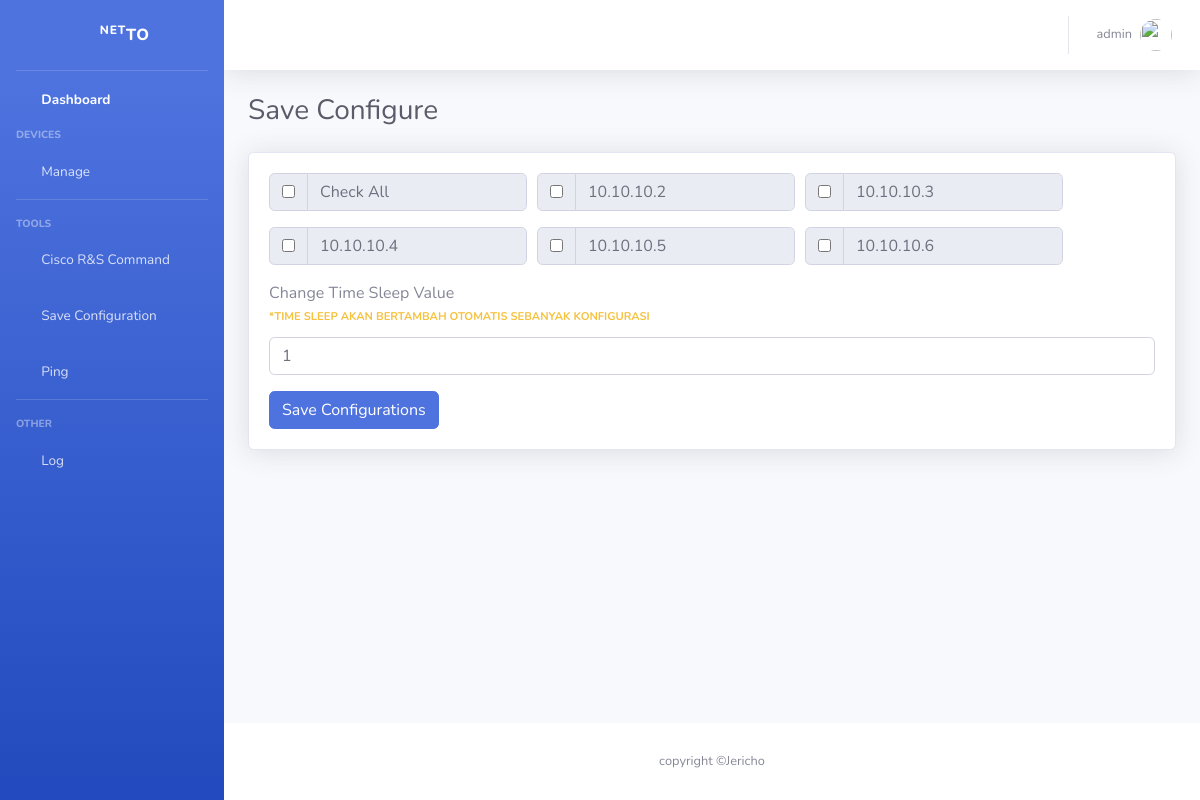
/netto/saveconf/ (signed in), run on the app's committed database.
### netto/models.py (models this page shows, shortened)
class Device(models.Model):
    ip_address = models.CharField(max_length=255)
    hostname = models.CharField(max_length=255)
    username = models.CharField(max_length=255)
    password = models.CharField(max_length=255)
    sshport = models.IntegerField(default=22)
    created_at = models.DateTimeField(auto_now_add=True)

### netto/views.py (the view)
# urls.py: path('saveconf/', views.saveconf, name='saveconf'),
@login_required
def saveconf(request):
    if request.method == "POST":
        result = []
        selected_devices_id = request.POST.getlist('cxb_device')
        sleept = int(request.POST['paramts'])
        for x in selected_devices_id:
            try:
                alat = get_object_or_404(Device, pk=x)
                ssh_client = paramiko.SSHClient()
                ssh_client.set_missing_host_key_policy(paramiko.AutoAddPolicy())
                ssh_client.connect(hostname=alat.ip_address, username=alat.username, password=alat.password, allow_agent=False)
                conn = ssh_client.invoke_shell()
                conn.send('terminal length 0\n')
                result.append("Result on {}".format(alat.ip_address))
                conn.send('write\n')
                time.sleep(sleept)
                output = conn.recv(65535)
                result.append(output.decode())
                log = Log(device_id=alat, host=alat.ip_address, action="Save Configurations", status="Success", time=datetime.now(), messages="No Errors", commandline="write memory")
                log.save()
            except Exception as e:
                log = Log(device_id=alat, host=alat.ip_address, action="Save Configurations", status="Failed", time=datetime.now(), messages=e, commandline="write memory")
                log.save()
        result = "\n".join(result)
        return render(request, 'netto/verify_result.html', {'result':result})
    else:
        devi = Device.objects.all()
        logsrec = Log.objects.all().order_by('-time')[:4]
        context = {
            'total_devices': len(devi),
            'devi': devi,
            'mode': 'Save Configure',
            'total_log': len(logsrec),
            'logs': logsrec
        }
        return render(request, 'netto/saveconf.html', context)

### netto/templates/netto/saveconf.html (shortened to what this page needs)
{% extends 'base.html' %}
{% block pagecontent %}
<div class="d-sm-flex align-items-center justify-content-between mb-4">
    <h1 class="h3 mb-0 text-gray-800">{{mode}}</h1>
</div>
<div class="row">
    <div class="col-xl-12 col-lg-7">
        <div class="card shadow mb-4">
            <div class="card-body">
                <form method="POST" target="_blank">
                    <div class="form-row">
                        <div class="col-auto">
                            <div class="input-group mb-3">
                                <div class="input-group-prepend">
                                  <div class="input-group-text">
                                    <input type="checkbox" class="check" id="checkAll" name="" aria-label="Checkbox for following text input">
                                  </div>
                                </div>
                                <input disabled type="text" class="form-control" value="Check All" aria-label="Text input with checkbox">
                            </div>
                        </div>
                        {% for devi in devi %}
                        <div class="col-auto">
                            <div class="input-group mb-3">
                                <div class="input-group-prepend">
                                  <div class="input-group-text">
                                    <input type="checkbox" class="check" name="cxb_device" value="{{ devi.id }}" aria-label="Checkbox for following text input">
                                  </div>
                                </div>
                                <input disabled type="text" class="form-control" value="{{ devi.ip_address }}" aria-label="Text input with checkbox">
                            </div>
                        </div>
                        {% endfor %}
                        <div class="col-12">
                            <label for="timesleep">Change Time Sleep Value <p class="text-xs font-weight-bold text-warning text-uppercase mb-1" ><p class="text-xs font-weight-bold text-warning text-uppercase mb-1" >*Time sleep akan bertambah otomatis sebanyak konfigurasi</p></label>
                            <input class="form-control form-control-user" id="timesleep" type="text" name="paramts" value="1" >
                            <button type="submit"  class="mt-3 btn btn-primary">Save Configurations</button>
                        </div>
                    </div>
                </form>
            </div>
        </div>
    </div>
</div>
{% endblock %}

### templates/base.html (shortened to what this page needs)
{% load static %}
<!DOCTYPE html>
<html lang="en">
<head>
  <link rel="stylesheet" type="text/css" href="https://cdn.datatables.net/1.10.20/css/jquery.dataTables.css">
  <link href="{% static  'fontawesome-free/css/all.min.css' %}" rel="stylesheet" type="text/css">
  <link href="{% static 'css/sb-admin-2.min.css' %}" rel="stylesheet">
</head>
<body id="page-top">
  <div id="wrapper">
    <ul class="navbar-nav bg-gradient-primary sidebar sidebar-dark accordion" id="accordionSidebar">
      <a class="sidebar-brand d-flex align-items-center justify-content-center" href="{% url 'index' %}">
        <div class="sidebar-brand-icon rotate-n-15">
          <i class="fas fa-dice-d6"></i>
        </div>
        <div class="sidebar-brand-text mx-3"><sup>Net</sup>to</div>
      </a>
      <hr class="sidebar-divider my-0">
      <li class="nav-item active">
        <a class="nav-link" href="{% url 'index' %}">
          <i class="fas fa-fw fa-tachometer-alt"></i>
          <span>Dashboard</span></a>
      </li>
      <div class="sidebar-heading">
        Devices
      </div>
      <li class="nav-item">
        <a class="nav-link collapsed" href="#" data-toggle="collapse" data-target="#collapseManage"
          aria-expanded="true" aria-controls="collapseUtilities">
          <i class="fas fa-fw fa-server"></i>
          <span>Manage</span>
        </a>
      </li>
      <hr class="sidebar-divider">
      <div class="sidebar-heading">
        Tools
      </div>
      <li class="nav-item">
        <a class="nav-link" href="{% url 'configt' %}">
          <i class="fas fa-fw fa-terminal"></i>
          <span>Cisco R&S Command</span></a>
      </li>
      <li class="nav-item">
        <a class="nav-link" href="{% url 'saveconf' %}">
          <i class="fas fa-fw fa-cog"></i>
          <span>Save Configuration</span>
        </a>
      </li>
      <li class="nav-item">
        <a class="nav-link" href="{% url 'pinging' %}">
          <i class="fas fa-fw fa-hands-helping"></i>
          <span>Ping</span></a>
      </li>
      <hr class="sidebar-divider">
      <div class="sidebar-heading">
        Other
      </div>
      <li class="nav-item">
        <a class="nav-link" href="{% url 'log' %}">
          <i class="fas fa-fw fa-table"></i>
          <span>Log</span></a>
      </li>
    </ul>
    <div id="content-wrapper" class="d-flex flex-column">
      <div id="content">
        <nav class="navbar navbar-expand navbar-light bg-white topbar mb-4 static-top shadow">
          <ul class="navbar-nav ml-auto">
            <li class="nav-item dropdown no-arrow">
              <a class="nav-link dropdown-toggle" href="#" id="userDropdown" role="button" data-toggle="dropdown"
              aria-haspopup="true" aria-expanded="false">
                <span class="mr-2 d-none d-lg-inline text-gray-600 small">{{request.user.username}}</span>
                <img class="img-profile rounded-circle" src="{% static 'image/bg-login.jpg'%}">
              </a>
            </li>
          </ul>
        </nav>
        <div class="container-fluid">
            {% block pagecontent %}
            {% endblock%}
        </div>
      </div>
      <footer class="sticky-footer bg-white">
        <div class="container my-auto">
          <div class="copyright text-center my-auto">
            <span>copyright &copy;Jericho</span>
          </div>
        </div>
      </footer>
    </div>
  </div>
</body>

### data on the page
Device: ip_address "10.10.10.2"
Device: ip_address "10.10.10.3"
Device: ip_address "10.10.10.4"
Device: ip_address "10.10.10.5"
Device: ip_address "10.10.10.6"

### other printed values
{{ request.user.username }} "admin"
{{ mode }} "Save Configure"
